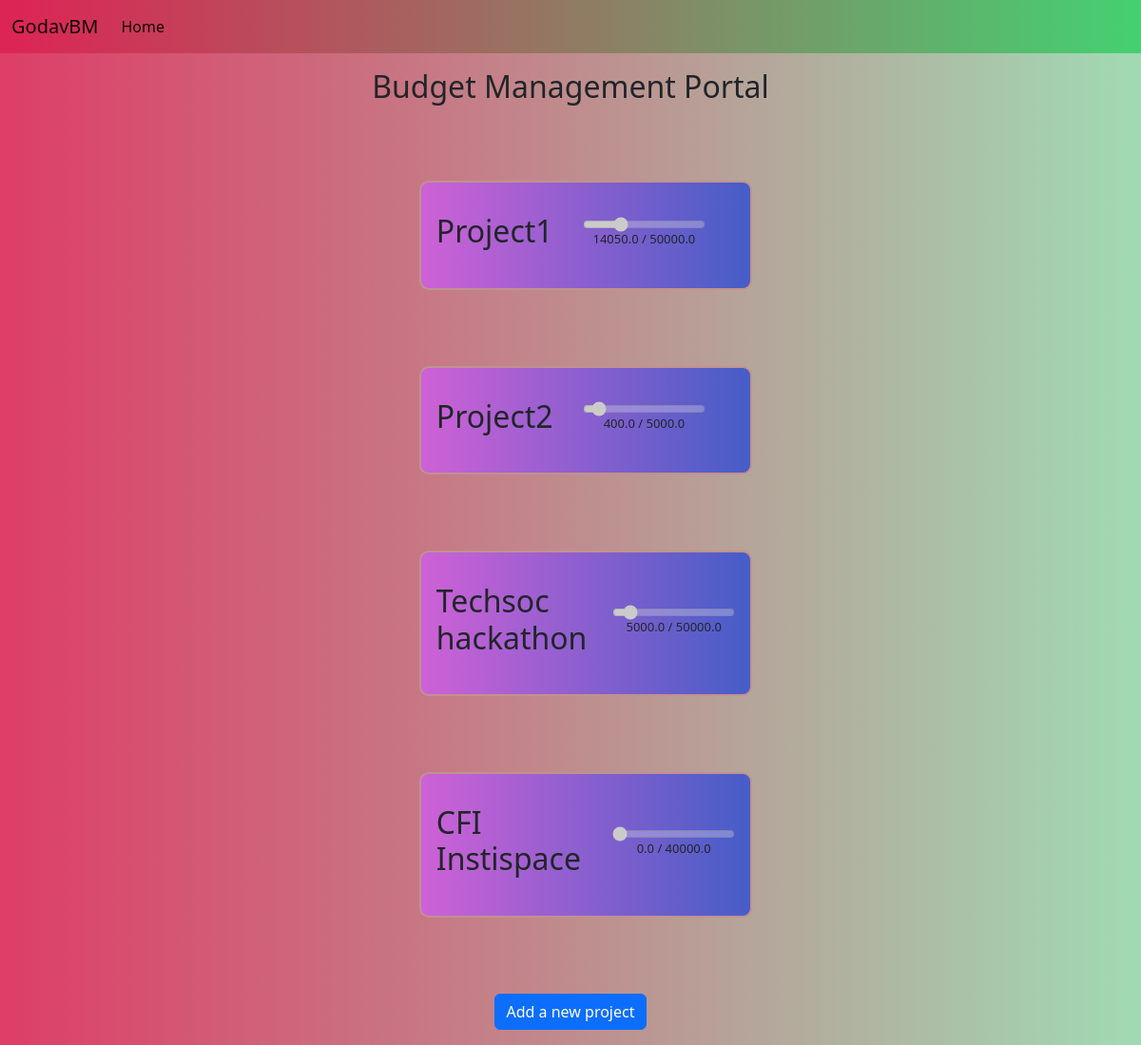
The app's page /, older data.
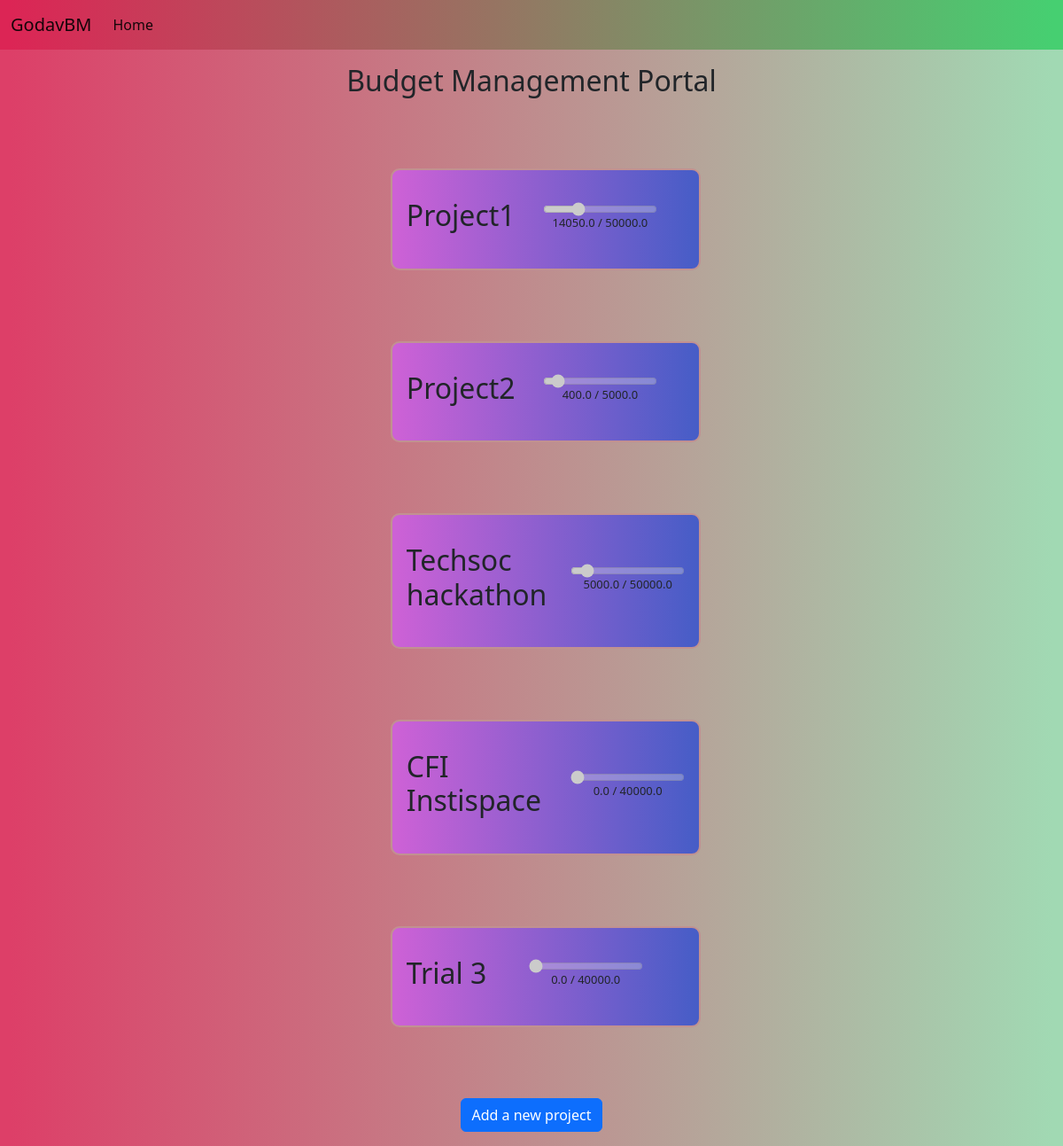
The same page, newer data.
### project_budget/models.py (models this page shows)
class ProjectModel(models.Model):
    title = models.CharField(max_length=50)
    allocated = models.FloatField()
    purchases = models.ManyToManyField(PurchaseModel)
    used_budget = models.FloatField(null = True, default=0)

### project_budget/views.py (the view)
# urls.py: path('' , project_list_view, name = 'project_list'),
def project_list_view(request):
    projects = ProjectModel.objects.all()
    return render(request, 'project_list.html', context = {
        'projects':projects
        })

### templates/project_list.html (shortened to what this page needs)
{%extends 'base.html'%}
{%block content%}
<h2 class="f1 mt-3">Budget Management Portal</h2>
<ul>
  {%for project in projects.all%}
  <li>
    <div class="card">
      <h2 class="title">{{project.title}}</h2>
      <div class="right-top">
        <input type="range" min="0" max={{project.allocated}} value={{project.used_budget}} disabled></input>
        <h3 class="fundStatus">{{project.used_budget}} / {{project.allocated}}</h3>
      </div>
    </div>
  </li>
  {% endfor %}
</ul>
<div class="text-center mb-3">
  <a class="btn btn-primary " href="{%url 'create_project' %}">Add a new project</a>
</div>
{%endblock content%}

Row changes from the older to the newer data that the page shows:
added ProjectModel: title "Trial 3", used_budget "0", used_budget "0.0", allocated "40000.0"
